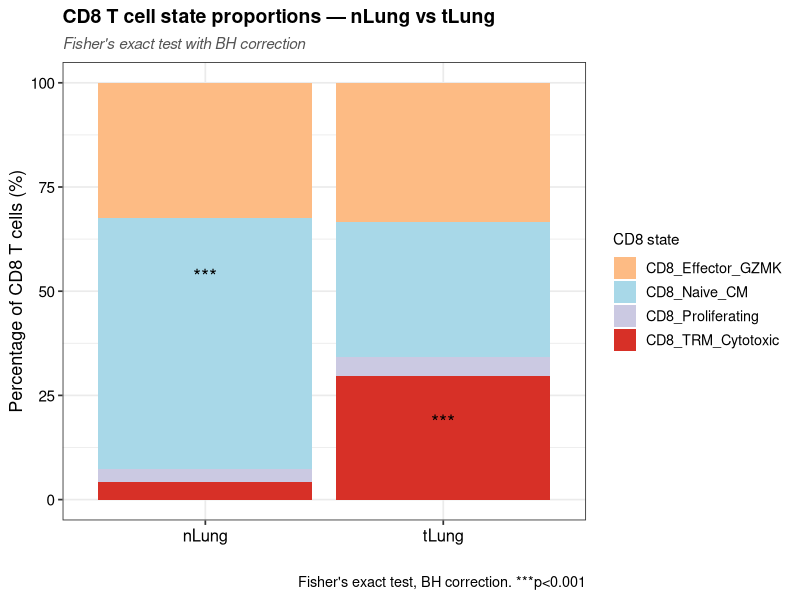

Reproduce this figure in R.
# ============================================================
# 21_ProportionTest_LUAD.R
# Chi-square test sur les proportions CD8 — nLung vs tLung
# ============================================================

library(ggplot2)

fig_dir <- "Results/figures"
dir.create(fig_dir, showWarnings = FALSE, recursive = TRUE)

# -----------------------------
# Contingency table
# -----------------------------
counts <- matrix(
  c(132, 252,   # CD8_Effector_GZMK
    245, 243,   # CD8_Naive_CM
    13,  34,   # CD8_Proliferating
    17, 223),  # CD8_TRM_Cytotoxic
  nrow = 4, byrow = TRUE,
  dimnames = list(
    c("CD8_Effector_GZMK", "CD8_Naive_CM", 
      "CD8_Proliferating", "CD8_TRM_Cytotoxic"),
    c("nLung", "tLung")
  )
)

# -----------------------------
# Global chi-square test
# -----------------------------
chi_test <- chisq.test(counts)
cat("Chi-square test:\n")
print(chi_test)

# -----------------------------
# Pairwise Fisher tests per cluster
# -----------------------------
results <- data.frame()

for (cluster in rownames(counts)) {
  # 2x2 table: cluster vs rest
  in_cluster  <- counts[cluster, ]
  out_cluster <- colSums(counts) - in_cluster
  
  mat <- rbind(in_cluster, out_cluster)
  ft  <- fisher.test(mat)
  
  results <- rbind(results, data.frame(
    cluster  = cluster,
    nLung    = counts[cluster, "nLung"],
    tLung    = counts[cluster, "tLung"],
    OR       = round(ft$estimate, 3),
    p_value  = round(ft$p.value, 4),
    p_adj    = NA
  ))
}

# FDR correction
results$p_adj <- round(p.adjust(results$p_value, method = "BH"), 4)
results$sig   <- ifelse(results$p_adj < 0.001, "***",
                        ifelse(results$p_adj < 0.01,  "**",
                               ifelse(results$p_adj < 0.05,  "*", "ns")))

cat("\nPairwise Fisher tests:\n")
print(results)

# -----------------------------
# Plot — proportions + significance
# -----------------------------
total_n <- colSums(counts)
df_plot <- as.data.frame(counts)
df_plot$cluster   <- rownames(counts)
df_plot$prop_nLung <- df_plot$nLung / total_n["nLung"] * 100
df_plot$prop_tLung <- df_plot$tLung / total_n["tLung"] * 100

df_long <- tidyr::pivot_longer(df_plot, 
                               cols = c("prop_nLung", "prop_tLung"),
                               names_to = "condition",
                               values_to = "proportion")
df_long$condition <- ifelse(df_long$condition == "prop_nLung", "nLung", "tLung")
df_long$condition <- factor(df_long$condition, levels = c("nLung", "tLung"))

# Add significance
df_long <- merge(df_long, results[, c("cluster", "sig")], by = "cluster")

cluster_colors <- c(
  "CD8_Naive_CM"       = "#A8D8E8",
  "CD8_Effector_GZMK"  = "#FDBB84",
  "CD8_TRM_Cytotoxic"  = "#D73027",
  "CD8_Proliferating"  = "#CBC9E2"
)

p <- ggplot(df_long, aes(x = condition, y = proportion, fill = cluster)) +
  geom_bar(stat = "identity", position = "stack") +
  scale_fill_manual(values = cluster_colors) +
  theme_bw(base_size = 13) +
  theme(
    axis.text.x      = element_text(size = 12, color = "#000000"),
    axis.text.y      = element_text(size = 11, color = "#000000"),
    legend.title     = element_text(size = 11),
    plot.title       = element_text(size = 14, face = "bold", color = "#000000"),
    plot.subtitle    = element_text(size = 11, color = "#555555", face = "italic")
  ) +
  labs(
    x        = "",
    y        = "Percentage of CD8 T cells (%)",
    fill     = "CD8 state",
    title    = "CD8 T cell state proportions — nLung vs tLung",
    subtitle = "Fisher's exact test with BH correction",
    caption = "Fisher's exact test, BH correction. ***p<0.001"
  )

# Significance annotations
sig_data <- data.frame(
  cluster    = c("CD8_Naive_CM", "CD8_TRM_Cytotoxic"),
  condition  = c("nLung", "tLung"),
  proportion = c(50, 15), # this is not a biological value mais "*" position
  sig        = c("***", "***")
)

p <- p + geom_text(
  data        = sig_data,
  aes(x = condition, y = proportion, label = sig),
  inherit.aes = FALSE,
  size        = 5,
  color       = "#000000",
  vjust       = -0.5
)

ggsave(file.path(fig_dir, "23a_ProportionTest_LUAD.png"),
       p, width = 8, height = 6, dpi = 450, bg = "white")

cat("\nDone\n")
